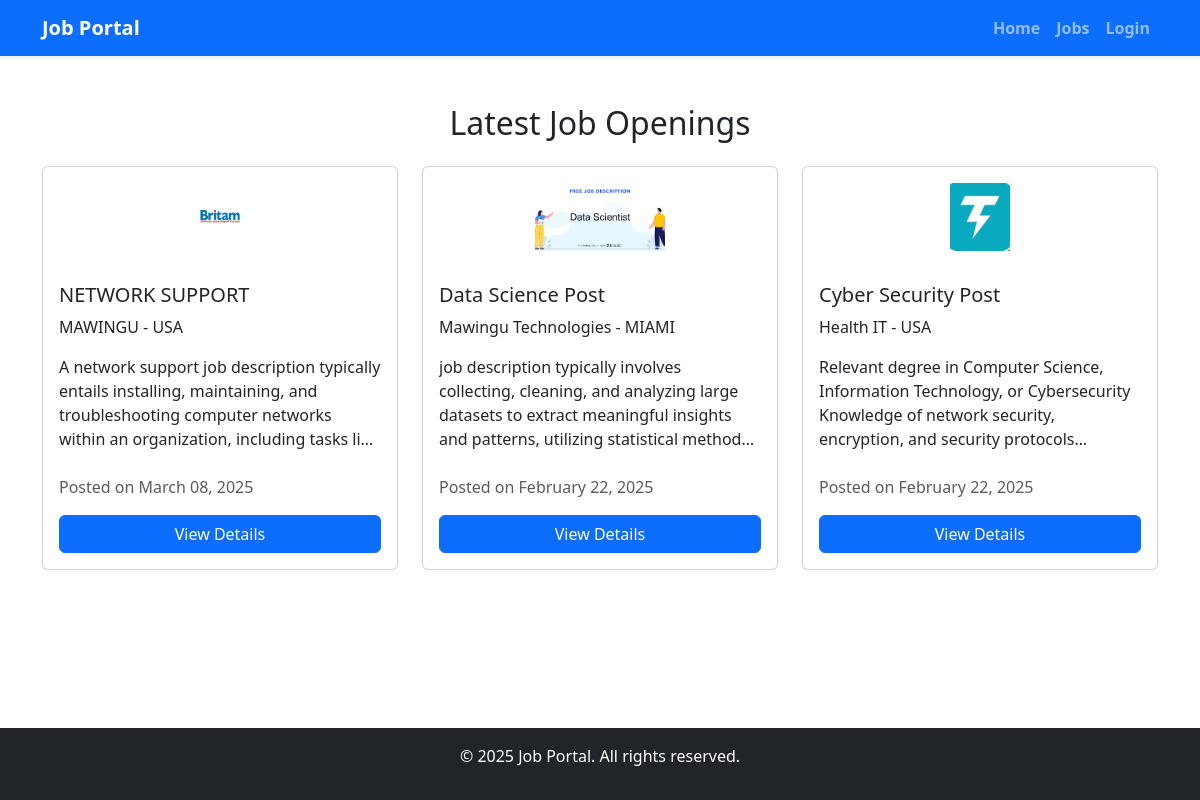
The page / on the database its author committed.
### jobs/models.py (models this page shows, shortened)
class Job(models.Model):
    JOB_TYPE_CHOICES = [
        ('Full-time', 'Full-time'),
        ('Part-time', 'Part-time'),
        ('Internship', 'Internship'),
        ('Freelance', 'Freelance'),
    ]
    title = models.CharField(max_length=255)
    company = models.CharField(max_length=255)
    location = models.CharField(max_length=255)
    description = models.TextField()
    salary = models.DecimalField(max_digits=10, decimal_places=2, null=True, blank=True)
    job_type = models.CharField(max_length=20, choices=JOB_TYPE_CHOICES)
    posted_at = models.DateTimeField(auto_now_add=True)
    logo = models.ImageField(upload_to='job_logos/', null=True, blank=True)  # New field for job logo

### jobs/views.py (the view)
# urls.py: path('', job_landing_page, name='job_landing_page'),
def job_landing_page(request):
    jobs = Job.objects.all().order_by('-posted_at')[:5]  # Show latest 5 jobs
    return render(request, 'job/landing_page.html', {'jobs': jobs})

### templates/job/landing_page.html (shortened to what this page needs)
{% load static %}
<!DOCTYPE html>
<html lang="en">
<head>
    <link rel="stylesheet" href="https://cdn.jsdelivr.net/npm/bootstrap@5.3.0/dist/css/bootstrap.min.css">
</head>
<body>
    <nav class="navbar navbar-expand-lg navbar-dark bg-primary shadow-sm">
        <div class="container">
            <a class="navbar-brand fw-bold" href="{% url 'job_landing_page' %}">Job Portal</a>
            <div class="collapse navbar-collapse" id="navbarNav">
                <ul class="navbar-nav ms-auto">
                    <li class="nav-item">
                        <a class="nav-link fw-semibold" href="{% url 'job_landing_page' %}">Home</a>
                    </li>
                    <li class="nav-item">
                        <a class="nav-link fw-semibold" href="#">Jobs</a>
                    </li>
                    {% if user.is_authenticated %}
                    <li class="nav-item">
                        <a class="nav-link fw-semibold" href="{% url 'logout' %}">Logout</a>
                    </li>
                    <li class="nav-item">
                        <a class="nav-link fw-semibold" href="{% url 'user_profile' %}">Profile</a>
                    </li>
                    {% else %}
                    <li class="nav-item">
                        <a class="nav-link fw-semibold" href="{% url 'login' %}">Login</a>
                    </li>
                    {% endif %}
                </ul>
            </div>
        </div>
    </nav>
    <div class="content">
        <section class="container my-5">
            <h2 class="text-center mb-4">Latest Job Openings</h2>
            <div class="row">
                {% for job in jobs %}
                <div class="col-md-4 mb-4">
                    <div class="card job-card h-100">
                        {% if job.logo %}
                            <img src="{{ job.logo.url }}" class="card-img-top job-logo p-3" alt="{{ job.company }} logo">
                        {% endif %}
                        <div class="card-body d-flex flex-column">
                            <h5 class="card-title">{{ job.title }}</h5>
                            <p class="card-text">{{ job.company }} - {{ job.location }}</p>
                            <p class="card-text job-description">{{ job.description }}</p>
                            <p class="text-muted mt-2">Posted on {{ job.posted_at|date:"F d, Y" }}</p>
                            <a href="{% url 'job_detail' job.id %}" class="btn btn-primary mt-auto view-details" data-job-id="{{ job.id }}">View Details</a>
                            </div>
                    </div>
                </div>
                {% empty %}
                <p class="text-center">No job listings available.</p>
                {% endfor %}
            </div>
        </section>
    </div>
    <footer class="bg-dark text-white text-center py-3 mt-auto">
        <p>&copy; 2025 Job Portal. All rights reserved.</p>
    </footer>
</body>
</html>

### templates/job/landing_page.html (style rules this page uses)
html, body { height: 100%; }
body { display: flex; flex-direction: column; }
.content { flex: 1; }
.job-card { transition: transform 0.3s ease-in-out, box-shadow 0.3s ease-in-out; }
.job-logo { max-height: 100px; object-fit: contain; }
.job-description { max-height: 100px; overflow: hidden; text-overflow: ellipsis; display: -webkit-box; -webkit-line-clamp: 4; -webkit-box-orient: vertical; }

### rows shown on the page
Job: logo (picture), title "NETWORK SUPPORT", company "MAWINGU", location "USA", description "A network support job description typically entails installing, maintaining, and troubleshooting computer networks within an organization, including tasks…", posted_at "March 08, 2025"
Job: logo (picture), title "Data Science Post", company "Mawingu Technologies", location "MIAMI", description "job description typically involves collecting, cleaning, and analyzing large datasets to extract meaningful insights and patterns, utilizing statistical…", posted_at "February 22, 2025"
Job: logo (picture), title "Cyber Security Post", company "Health IT", location "USA", description "Relevant degree in Computer Science, Information Technology, or Cybersecurity Knowledge of network security, encryption, and security…", posted_at "February 22, 2025"
